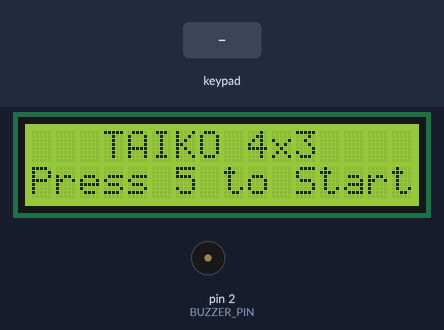
This sketch was run on a simulated Arduino Uno, built with avr-gcc and run on an emulated ATmega328P. Parts: 16×2 character LCD, buzzer (waves = sounding). The test bench sets the inputs (shaded band).

Above: at 1.3 s.
1.4 s: key '5' pressed
At 5.4 s:
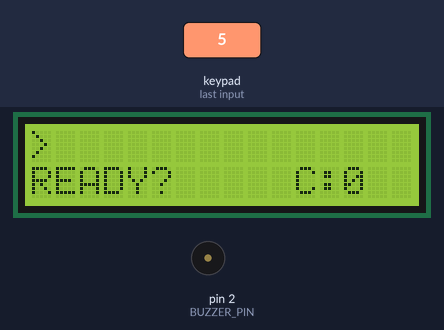
7.0 s: key '4' pressed
At 7.36 s:
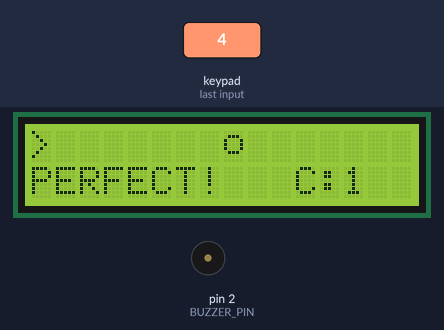
9.9 s: keypad keys 6 5 4 pressed 0.4 s apart
15.6 s: keypad keys 6 5 4 # pressed 0.4 s apart
At 16.5 s:
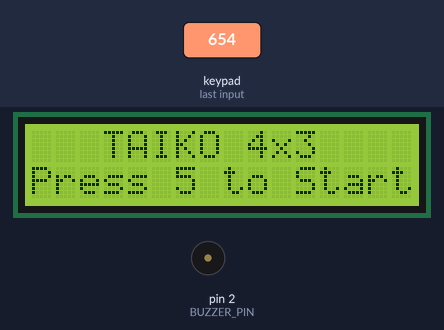
Timing chart, 0 to 18.6 s (numbered marks = the images above; inputs shaded):
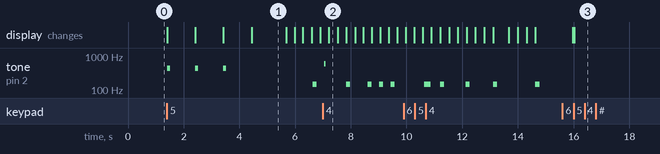

The sketch:

lab7_part5_alpha.ino
```cpp
#include <Wire.h>
#include <LiquidCrystal_I2C.h>
#include <Keypad.h>

// --- LCD CONFIGURATION ---
LiquidCrystal_I2C lcd(0x27, 16, 2);

// --- KEYPAD CONFIGURATION ---
const byte ROWS = 4;
const byte COLS = 3;
char keys[ROWS][COLS] = {
  {'1','2','3'},
  {'4','5','6'}, // 4 = DON, 5 = SELECT, 6 = KA
  {'7','8','9'},
  {'*','0','#'}
};
byte rowPins[ROWS] = {10, 9, 8, 7};
byte colPins[COLS] = {6, 5, 4};
Keypad keypad = Keypad(makeKeymap(keys), rowPins, colPins, ROWS, COLS);

// --- HARDWARE PINS ---
const int BUZZER_PIN = 2;

// --- GAME CONSTANTS ---
#define NOTE_DON 1
#define NOTE_KA  2

// Timing Windows (ms)
const int WINDOW_PERFECT = 80;
const int WINDOW_GOOD    = 180;
const int SCROLL_SPEED   = 50;

// --- CUSTOM CHARACTERS ---
byte charDon[8] = {0b00000, 0b01110, 0b11111, 0b11111, 0b11111, 0b01110, 0b00000, 0b00000};
byte charKa[8]  = {0b00000, 0b01110, 0b10001, 0b10001, 0b10001, 0b01110, 0b00000, 0b00000};

// --- GAME STATE ---
enum GameState { START, COUNTDOWN, PLAYING, GAMEOVER };
GameState currentState = START;

struct Note {
  unsigned long targetTime;
  int type;
  bool processed;
};

Note song[] = {
  {2000, NOTE_DON, false}, {2600, NOTE_DON, false}, {3200, NOTE_KA, false},
  {4000, NOTE_DON, false}, {4400, NOTE_KA, false},  {4800, NOTE_DON, false},
  {6000, NOTE_KA, false},  {6300, NOTE_KA, false},  {6600, NOTE_DON, false},
  {7500, NOTE_DON, false}, {8500, NOTE_KA, false},  {10000, NOTE_DON, false}
};
const int songLength = sizeof(song) / sizeof(song[0]);

unsigned long gameStartTime = 0;
int score = 0;
int combo = 0;
String lastFeedback = "";

void setup() {
  pinMode(BUZZER_PIN, OUTPUT);
  lcd.init();
  lcd.backlight();
  lcd.createChar(1, charDon);
  lcd.createChar(2, charKa);
  showStartScreen();
}

void loop() {
  char key = keypad.getKey(); // Non-blocking key detection

  switch (currentState) {
    case START:
      if (key == '5') startGame();
      break;

    case COUNTDOWN:
      runCountdown();
      break;

    case PLAYING:
      updateGame(key);
      break;

    case GAMEOVER:
      if (key == '5') resetGame();
      break;
  }
}

void startGame() {
  score = 0;
  combo = 0;
  lastFeedback = "READY?";
  for(int i=0; i<songLength; i++) song[i].processed = false;
  currentState = COUNTDOWN;
}

void runCountdown() {
  for (int i = 3; i > 0; i--) {
    lcd.clear();
    lcd.setCursor(7, 0);
    lcd.print(i);
    tone(BUZZER_PIN, 440, 100);
    delay(1000);
  }
  gameStartTime = millis();
  currentState = PLAYING;
}

void updateGame(char pressedKey) {
  unsigned long currentTime = millis() - gameStartTime;

  lcd.clear();
  lcd.setCursor(0, 0);
  lcd.print(">"); // Hit Zone

  // Note Rendering
  for (int i = 0; i < songLength; i++) {
    if (!song[i].processed) {
      long timeDiff = (long)song[i].targetTime - (long)currentTime;
      int xPos = timeDiff / SCROLL_SPEED;

      if (xPos >= 0 && xPos < 16) {
        lcd.setCursor(xPos, 0);
        lcd.write(song[i].type);
      }

      if (timeDiff < -WINDOW_GOOD) {
        song[i].processed = true;
        handleHit(0);
      }
    }
  }

  // Keypad Input Logic
  if (pressedKey) {
    if (pressedKey == '4') checkTiming(currentTime, NOTE_DON);
    if (pressedKey == '6') checkTiming(currentTime, NOTE_KA);
  }

  lcd.setCursor(0, 1);
  lcd.print(lastFeedback);
  lcd.setCursor(11, 1);
  lcd.print("C:"); lcd.print(combo);

  if (currentTime > song[songLength-1].targetTime + 1500) {
    currentState = GAMEOVER;
    showGameOver();
  }

  delay(20);
}

void checkTiming(unsigned long currentTime, int hitType) {
  for (int i = 0; i < songLength; i++) {
    if (!song[i].processed) {
      long diff = abs((long)currentTime - (long)song[i].targetTime);
      if (diff <= WINDOW_GOOD) {
        song[i].processed = true;
        if (hitType != song[i].type) handleHit(0);
        else if (diff <= WINDOW_PERFECT) handleHit(2);
        else handleHit(1);
        return;
      }
    }
  }
}

void handleHit(int quality) {
  if (quality == 2) {
    score += 100; combo++; lastFeedback = "PERFECT!";
    tone(BUZZER_PIN, 600, 60);
  } else if (quality == 1) {
    score += 50; combo++; lastFeedback = "GOOD";
    tone(BUZZER_PIN, 450, 60);
  } else {
    combo = 0; lastFeedback = "MISS";
    tone(BUZZER_PIN, 150, 150);
  }
}

void showStartScreen() {
  lcd.clear();
  lcd.setCursor(3, 0); lcd.print("TAIKO 4x3");
  lcd.setCursor(0, 1); lcd.print("Press 5 to Start");
}

void showGameOver() {
  lcd.clear();
  lcd.print("FINAL SCORE:");
  lcd.setCursor(0, 1); lcd.print(score);
  lcd.print(" - Press 5");
}

void resetGame() {
  currentState = START;
  showStartScreen();
}
```

Measured:
- after the input at 1.4 s, tone on pin 2 (BUZZER_PIN): plays 440 Hz for 0.10 s, 440 Hz for 0.10 s, 440 Hz for 0.10 s, 150 Hz for 0.15 s, starting at once; the display: first changes at once (image 1 shows a later state)
- after the input at 7.0 s, the display: changes after 0.21 s (image 2)
- after the input at 15.6 s, the display: first differs from a run without the input after 0.43 s (image 3)
- what the display in image 1 shows lasts 1.3 s, from 4.4 s to 5.7 s
